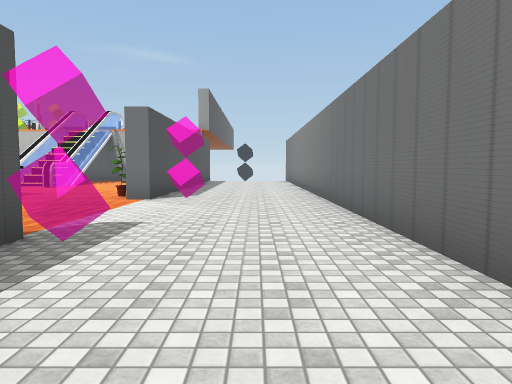
View 1 (above)

20 first-person views from a walk through a Unity game level. The camera is 1.4 m above the floor, tilts 4° down and sees 70° across. The floor is counted in squares, 2 m on a side. Each view is taken from the middle of a square. On the plan, view 1 faces up. The plan holds only what a view shows up to about 11 squares ahead; the rest is blank. The place goes on beyond the plan. The player is left out. Some animated figures are left out. Some surface patterns are stand-ins.

View 2
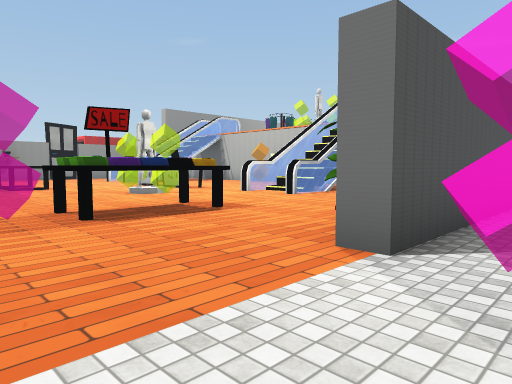

View 3
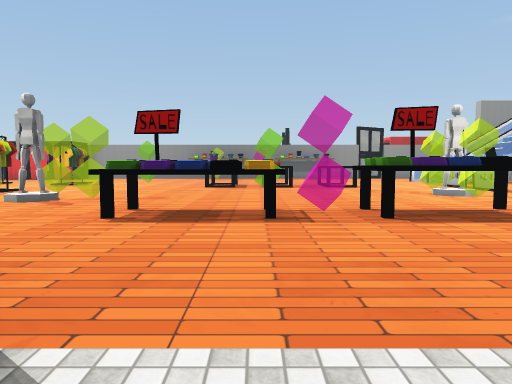

View 4
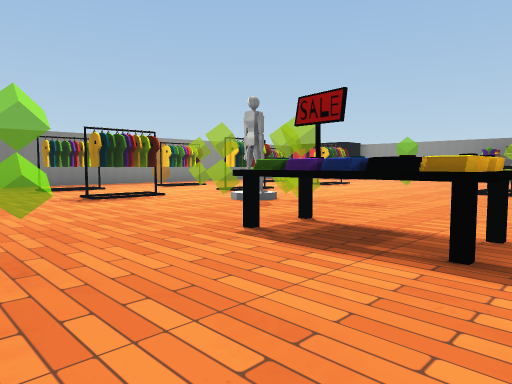

View 5
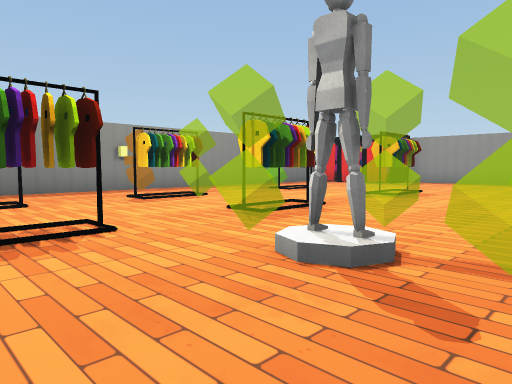

View 6
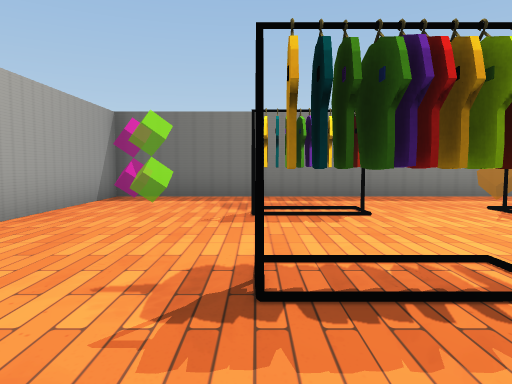

View 7
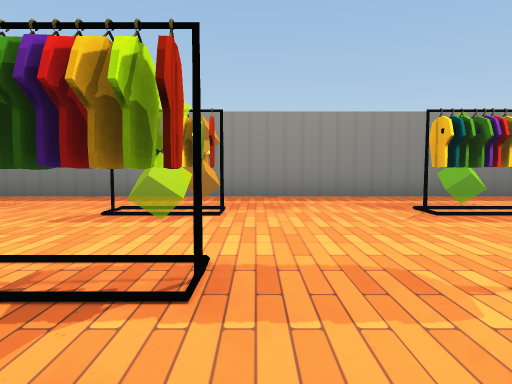

View 8
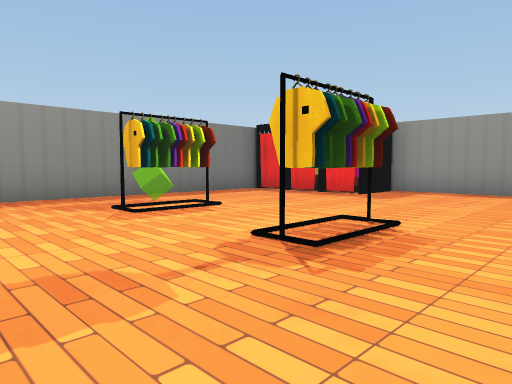

View 9
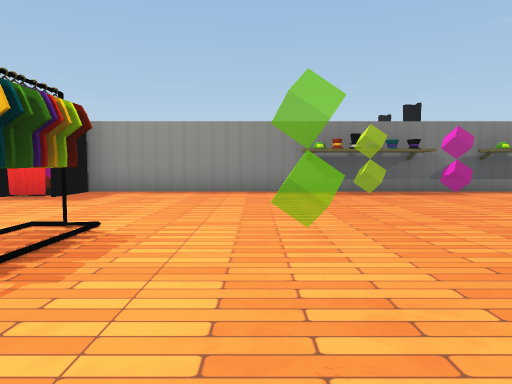

View 10
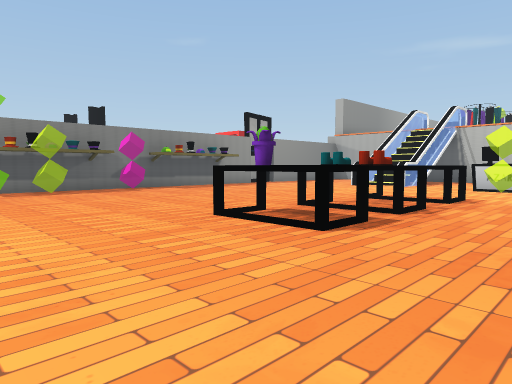

View 11
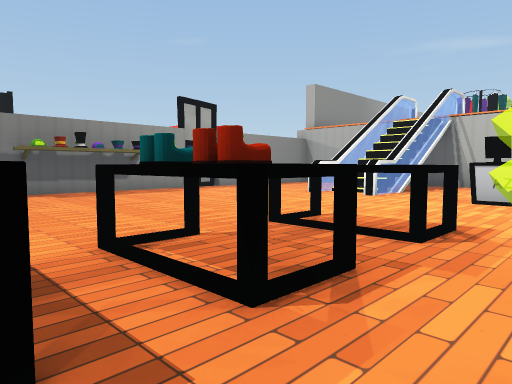

View 12
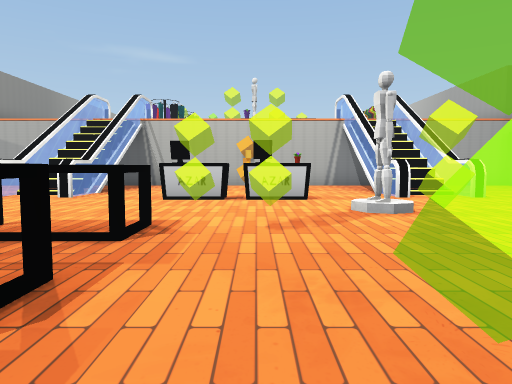

View 13
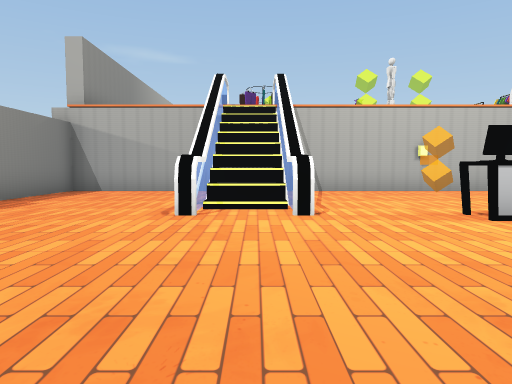

View 14
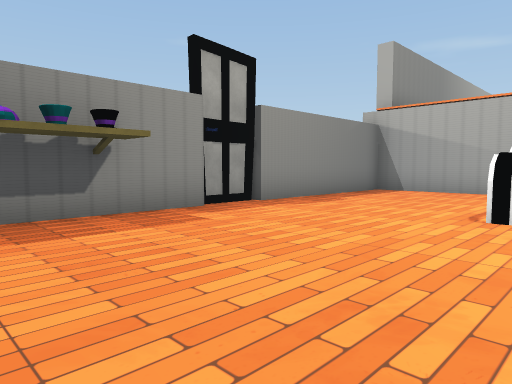

View 15
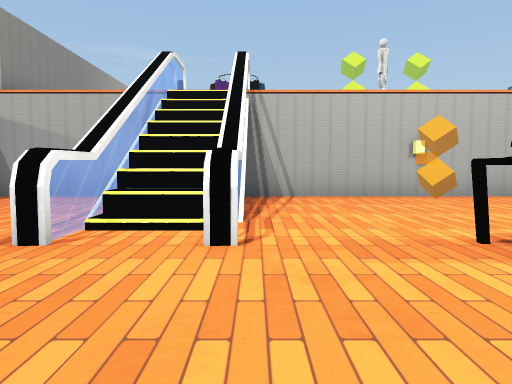

View 16
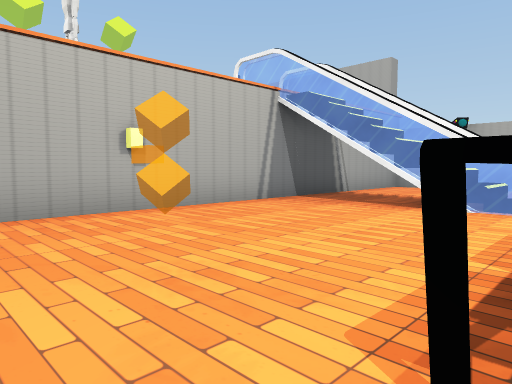

View 17
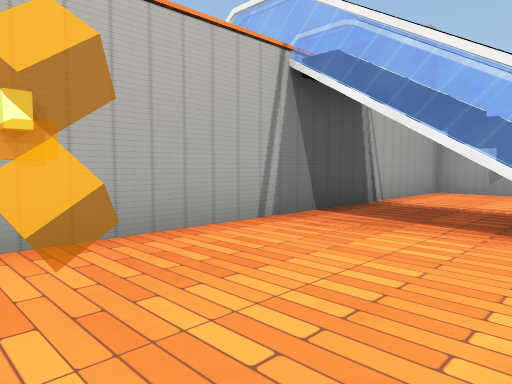

View 18
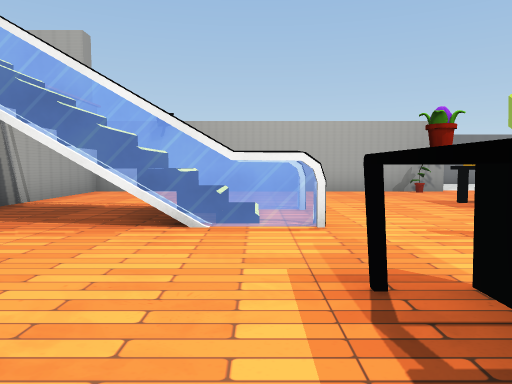

View 19
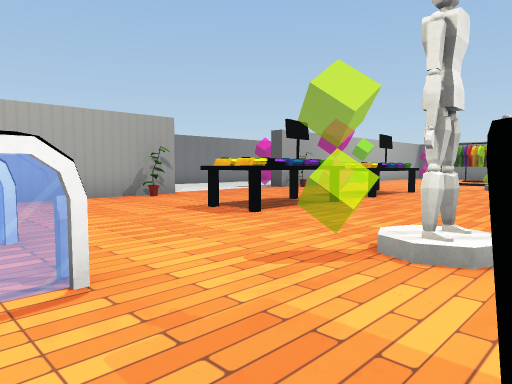

View 20
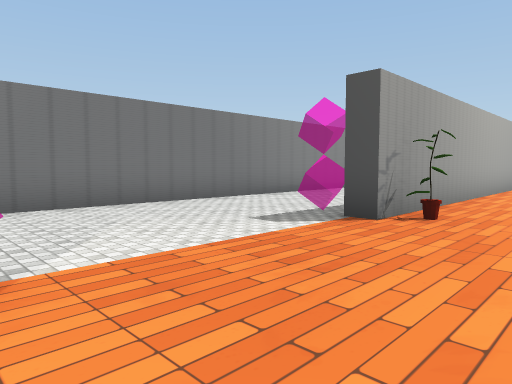

### Floor plan
Key: @ floor where view 1 was taken; # wall or solid block; . floor; / step, stairs or slope; = window, fence, low wall or low ledge; O other object.
Columns run from 23 left of view 1 to 2 right of it. Each row starts with its distance up from view 1.
 18 ######################
 17 #..... .... .........#
 16 #..... ..............#
 15 #....# /.......##....#
 14 #....=//......//=....#
 13 #....=/......../=....#
 12 #......#.OOOO.#......#
 11 #......... ..........#...#
 10 #.......... .O ......#...#
  9 #...............OO..O#...#
  8 #.......OO......OO..#  ..#
  7 #...............OO.......#
  6 #.......OO....... .......#
  5 # .......... ...OO.......#
  4 #.......OO......OO.......#
  3 #. .............OO..O ...#
  2 #............. ......#...#
  1 #...... ........... .#...#
  0 #............ O......# @.#
 -1 #............. ......#  .#
 -2 #......OO...OO..OO...#
 -3 #....................#
 -4 #....................#
 -5 ## ....OO...OO..OO...#
 -6  # ....OO...O........#
 -7    .... .... ...... .#
 -8     ........ .......
 -9     #################

Where each view was taken, in squares from view 1:
view 1: 0 up, 0 right, facing up
view 2: 5 up, 1 left, facing up-left
view 3: 5 up, 1 left, facing left
view 4: 6 up, 3 left, facing down-left
view 5: 2 up, 6 left, facing down-left
view 6: 0 up, 6 left, facing down
view 7: 0 up, 12 left, facing down
view 8: 0 up, 12 left, facing down-left
view 9: 0 up, 12 left, facing left
view 10: 0 up, 11 left, facing up-left
view 11: 4 up, 12 left, facing up-left
view 12: 4 up, 12 left, facing up
view 13: 7 up, 17 left, facing up
view 14: 7 up, 17 left, facing up-left
view 15: 9 up, 16 left, facing up
view 16: 12 up, 15 left, facing up-right
view 17: 14 up, 13 left, facing up-right
view 18: 13 up, 13 left, facing right
view 19: 13 up, 11 left, facing down-right
view 20: 8 up, 5 left, facing down-right
